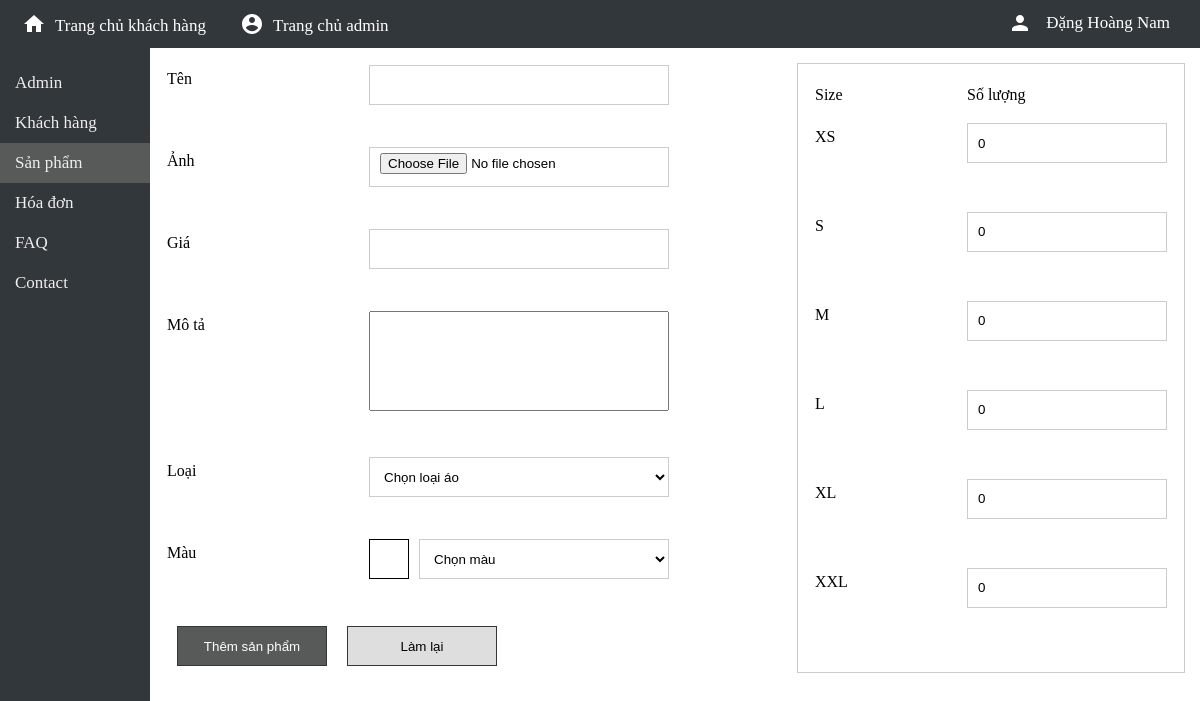
/manager/items/item-insert.php (signed in), run on the app's committed database.
### tables this page shows
CREATE TABLE `item_sizes` (
  `id` int(11) NOT NULL,
  `size` varchar(20) NOT NULL
);

### config/db.php (called while the page is built, shortened)
<?php
function sql_query(string $query_msg) {
    $connect = mysqli_connect(
        SERVER_NAME,
        USERNAME,
        PASSWORD,
        DB_NAME
    );
    mysqli_set_charset($connect, "utf8");
    $result = mysqli_query($connect, $query_msg) or trigger_error(mysqli_error($connect), E_USER_ERROR);
    return $result;
}

### manager/items/item-insert.php (the view, shortened to what this page needs)
<?php
    $root_path = $_SERVER["DOCUMENT_ROOT"];
    require_once($root_path . "/manager/templates/check-admin-signed-in.php");
    require_once($root_path . "/config/db.php");
    $item_sizes_data_from_db = sql_query("
        SELECT *
        FROM item_sizes;
    ");
    $item = [
        'name' => $_POST["name"] ?? "",
        'price' => $_POST["price"] ?? "",
        'description' => $_POST["description"] ?? "",
        'type_id' => $_POST["type"] ?? "",
        'color_id' => $_POST["color"] ?? ""
    ];
    $item_sizes = [];
    foreach ($item_sizes_data_from_db as $item_size_from_db) {
        $get_size = $_POST["size-" . $item_size_from_db["id"]] ?? "0";
        $item_sizes[$item_size_from_db["id"]] = $get_size;
    }
    $item['sizes'] = $item_sizes;
?>
<!DOCTYPE html>
<html lang="en">
<head>
    <link rel="stylesheet" href="/manager/templates/css/all.css">
    <link rel="stylesheet" href="/manager/templates/css/layout.css">
</head>
<body>
    <?php include_once($root_path . "/manager/templates/header.php"); ?>
    <div class="page-body">
        <?php include_once($root_path . "/manager/templates/menu.php"); ?>
        <div class="page-content">
            <form onsubmit="return validate_all_for_item({
                    'name': [/^(?:[a-zA-Z0-9]+\ ?)+[a-zA-Z0-9]$/, 'Tên không hợp lệ (Không chấp nhận các kí tự đặc biệt)'],
                    'price': null,
                },
                ['type', 'color'],
                ['description', 'picture']);"
                action="/manager/items/item-insert-process.php" method="POST" enctype="multipart/form-data">
                <div style="width: 100%; display: flex;">
                <table class="edit-table">
                    <tr>
                        <td class="table-title" rowspan="2">
                            Tên
                        </td>
                        <td>
                            <input id="input-name" type="text" name="name" value="<?= $item['name'] ?>">
                        </td>
                    </tr>
                    <tr>
                    </tr>
                    <tr>
                        <td class="table-title" rowspan="2">
                            Ảnh
                        </td>
                        <td>
                            <input id="input-picture" type="file" accept="image/*" name="picture">
                        </td>
                    </tr>
                    <tr>
                    </tr>
                    <tr>
                        <td class="table-title" rowspan="2">
                            Giá
                        </td>
                        <td>
                            <input id="input-price" type="text" name="price" value="<?= $item['price'] ?>">
                        </td>
                    </tr>
                    <tr>
                    </tr>
                    <tr>
                        <td class="table-title" rowspan="2">
                            Mô tả
                        </td>
                        <td>
                            <textarea id="input-description" name="description"><?= $item['description'] ?></textarea>
                        </td>
                    </tr>
                    <tr>
                    </tr>
                    <tr>
                        <td class="table-title" rowspan="2">
                            Loại
                        </td>
                        <td>
                            <select name="type" id="select-type">
                                <option value="" disabled selected hidden>Chọn loại áo</option>
                            </select>
                        </td>
                    </tr>
                    <tr>
                    </tr>
                    <tr>
                        <td class="table-title" rowspan="2">
                            Màu
                        </td>
                        <td>
                            <div style="display: flex;">
                            <div id="display-color" style="border: 1px black solid;"></div>
                            <select name="color" id="select-color" style="width: 250px;" onchange="change_color()">
                                <option value="" disabled selected hidden>Chọn màu</option>
                            </select>
                            </div>
                        </td>
                    </tr>
                    <tr>
                    </tr>
                    <tr>
                        <td colspan="2">
                            <div class="action-area">
                                <input type="submit" value="Thêm sản phẩm">
                                <input type="reset" value="Làm lại">
                            </div>
                        </td>
                    </tr>
                </table>
                <?php
                    $item_sizes = sql_query("
                        SELECT *
                        FROM item_sizes;
                    ");
                ?>
                <table class="size-table">
                    <tr>
                        <td class="table-title">
                            Size
                        </td>
                        <td class="table-title">
                            Số lượng
                        </td>
                    </tr>
                    <?php
                        foreach ($item_sizes as $item_size) {
                            ?>
                            <tr>
                                <td class="table-title" rowspan="2">
                                    <?= $item_size["size"] ?>
                                </td>
                                <td>
                                    <input id="input-size-<?= $item_size["size"] ?>" name="size-<?= $item_size["id"] ?>" type="text" value="<?= $item['sizes'][$item_size["id"]] ?>">
                                </td>
                            </tr>
                            <tr>
                            </tr>
                            <?php
                        }
                    ?>
                </table>
                </div>
            </form>
        </div>
    </div>
</body>
</html>

### manager/templates/css/all.css (style rules this page uses)
* { margin: 0; padding: 0; list-style: none; text-decoration: none; box-sizing: border-box; }

### manager/templates/css/layout.css (style rules this page uses)
:root { --slide-menu-size: 150px; --table-header-background-color: #ccc; --table-footer-background-color: #ccc; --table-border-color: #ccc; --table-hover-color: #f0f0f0; --btn-action-hover-color: #ccc; }
.page-body { display: grid; grid-template-columns: var(--slide-menu-size) auto; height: 94vh; width: 100vw; }
.page-content { overflow: scroll; display: inline-block; box-sizing: border-box; width: 100%; padding: 15px 15px 15px 15px; }
.edit-table { width: 60%; }
.edit-table input { width: 300px; min-width: 300px; height: 40px; border: 1px #ccc solid; padding: 5px 10px 5px 10px; }
.edit-table textarea { padding: 5px 10px 5px 10px; font-size: 1.2em; resize: none; width: 300px; min-width: 300px; height: 100px; min-height: 100px; }
.edit-table select { background-color: white; border: 1px #ccc solid; width: 300px; height: 40px; padding: 5px 10px 5px 10px; }
.edit-table tr td { vertical-align: top; }
.edit-table .table-title { padding-top: 5px; width: 200px; min-width: 200px; }
.edit-table .action-area { display: flex; }
.edit-table .action-area input { width: 150px; min-width: 150px; cursor: pointer; border: 1px #32373c solid; background-color: #dedede; margin: 5px 10px 5px 10px; }
.edit-table .action-area input[type=submit] { background-color: #585959; color: white; }
.edit-table #display-color { display: inline-block; width: 40px; height: 40px; margin-right: 10px; }
.size-table { margin-left: 20px; border: 1px #ccc solid; padding: 15px 15px 15px 15px; }
.size-table .table-title { padding-top: 5px; width: 150px; min-width: 150px; height: 40px; }
.size-table tr td { vertical-align: top; }
.size-table input { width: 200px; min-width: 200px; height: 40px; border: 1px #ccc solid; padding: 5px 10px 5px 10px; }

### data on the page
item_sizes: size "XS", id "0"
item_sizes: size "S", id "0"
item_sizes: size "M", id "0"
item_sizes: size "L", id "0"
item_sizes: size "XL", id "0"
item_sizes: size "XXL", id "0"

### other printed values
$_SESSION["user"]["admin"]["name"] "Đặng Hoàng Nam"
